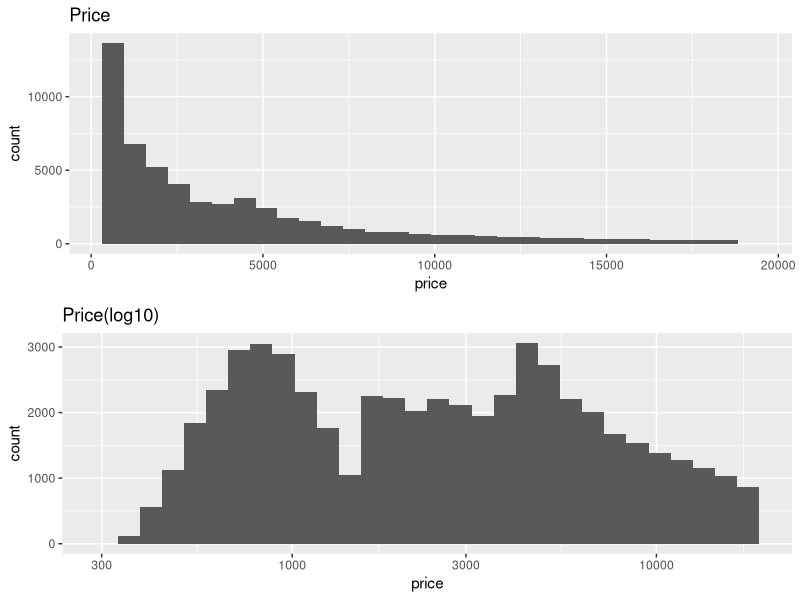

Write the R code that produced this figure.
# Create two histograms of the price variable
# and place them side by side on one output image.

# We've put some code below to get you started.

# The first plot should be a histogram of price
# and the second plot should transform
# the price variable using log10.

# Set appropriate bin widths for each plot.
# ggtitle() will add a title to each histogram.

# You can self-assess your work with the plots
# in the solution video.

# ALTER THE CODE BELOW THIS LINE
# ==============================================

library("gridExtra")
library("ggplot2")

data(diamonds)

plot1 <- ggplot(data = diamonds, aes(x = price)) +
  geom_histogram() +
  ggtitle('Price')

plot2 <- ggplot(data = diamonds, aes(x = price)) +
  geom_histogram() +
  scale_x_log10() +
  ggtitle('Price(log10)')

grid.arrange(plot1, plot2)